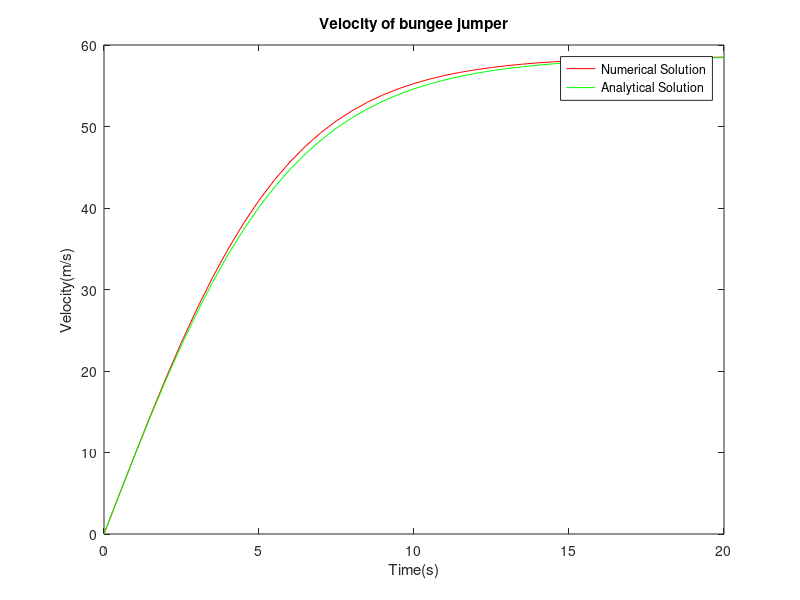

MATLAB code to generate this figure:
g=9.81;
m=70;
Cd=0.2;
v(1)=0;
t=0:0.5:20;
dt=0.5;

for i=1:length(t)-1
    v(i+1)=v(i)+(g-((Cd/m)*(v(i)^2)))*dt;
end
plot(t,v,'r')
xlabel('Time(s)')
ylabel('Velocity(m/s)')
title('Velocity of bungee jumper')

Va=sqrt(g*m/Cd)*tanh(sqrt(g*Cd/m)*t);
hold on
plot(t,Va,'g')
legend('Numerical Solution','Analytical Solution')


